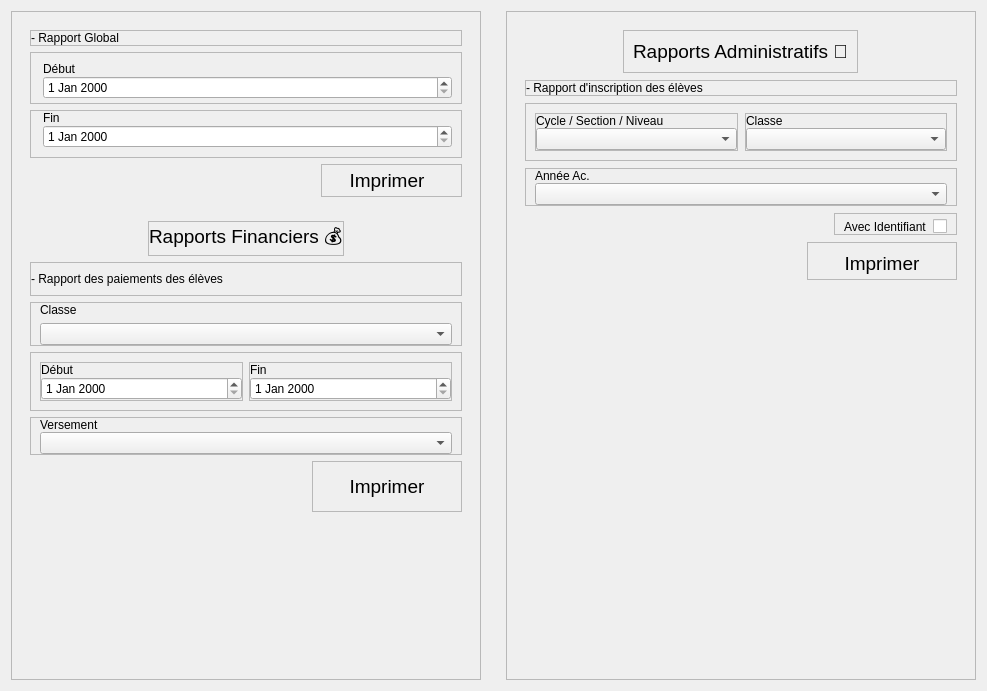
                 <widget class="QWidget" name="scrollAreaWidgetContents_3">
                  <property name="geometry">
                   <rect>
                    <x>0</x>
                    <y>-140</y>
                    <width>987</width>
                    <height>691</height>
                   </rect>
                  </property>
                  <layout class="QHBoxLayout" name="horizontalLayout_51">
                   <property name="spacing">
                    <number>25</number>
                   </property>
                   <item>
                    <widget class="QFrame" name="frame_160">
                     <property name="frameShape">
                      <enum>QFrame::StyledPanel</enum>
                     </property>
                     <property name="frameShadow">
                      <enum>QFrame::Raised</enum>
                     </property>
                     <layout class="QVBoxLayout" name="verticalLayout_158">
                      <item>
                       <widget class="QWidget" name="widget_10" native="true">
                        <layout class="QVBoxLayout" name="verticalLayout_159">
                         <item>
                          <widget class="QFrame" name="frame_162">
                           <property name="frameShape">
                            <enum>QFrame::StyledPanel</enum>
                           </property>
                           <property name="frameShadow">
                            <enum>QFrame::Raised</enum>
                           </property>
                           <layout class="QHBoxLayout" name="horizontalLayout_52">
                            <property name="leftMargin">
                             <number>0</number>
                            </property>
                            <property name="topMargin">
                             <number>0</number>
                            </property>
                            <property name="rightMargin">
                             <number>0</number>
                            </property>
                            <property name="bottomMargin">
                             <number>0</number>
                            </property>
                            <item>
                             <widget class="QLabel" name="label_7">
                              <property name="text">
                               <string>- Rapport Global</string>
                              </property>
                             </widget>
                            </item>
                           </layout>
                          </widget>
                         </item>
                         <item>
                          <widget class="QFrame" name="frame_164">
                           <property name="frameShape">
                            <enum>QFrame::StyledPanel</enum>
                           </property>
                           <property name="frameShadow">
                            <enum>QFrame::Raised</enum>
                           </property>
                           <layout class="QVBoxLayout" name="verticalLayout_161">
                            <property name="spacing">
                             <number>0</number>
                            </property>
                            <property name="leftMargin">
                             <number>12</number>
                            </property>
                            <property name="bottomMargin">
                             <number>4</number>
                            </property>
                            <item>
                             <widget class="QLabel" name="label_11">
                              <property name="text">
                               <string>Début</string>
                              </property>
                             </widget>
                            </item>
                            <item>
                             <widget class="QDateEdit" name="global_date_debut"/>
                            </item>
                           </layout>
                          </widget>
                         </item>
                         <item>
                          <widget class="QFrame" name="frame_163">
                           <property name="frameShape">
                            <enum>QFrame::StyledPanel</enum>
                           </property>
                           <property name="frameShadow">
                            <enum>QFrame::Raised</enum>
                           </property>
                           <layout class="QVBoxLayout" name="verticalLayout_160">
                            <property name="spacing">
                             <number>0</number>
                            </property>
                            <property name="leftMargin">
                             <number>12</number>
                            </property>
                            <property name="topMargin">
                             <number>0</number>
                            </property>
                            <item>
                             <widget class="QLabel" name="label_10">
                              <property name="text">
                               <string>Fin</string>
                              </property>
                             </widget>
                            </item>
                            <item>
                             <widget class="QDateEdit" name="global_date_fin"/>
                            </item>
                           </layout>
                          </widget>
                         </item>
                         <item alignment="Qt::AlignRight|Qt::AlignBottom">
                          <widget class="QFrame" name="frame_165">
                           <property name="frameShape">
                            <enum>QFrame::StyledPanel</enum>
                           </property>
                           <property name="frameShadow">
                            <enum>QFrame::Raised</enum>
                           </property>
                           <layout class="QHBoxLayout" name="horizontalLayout_55">
                            <property name="spacing">
                             <number>0</number>
                            </property>
                            <property name="leftMargin">
                             <number>0</number>
                            </property>
                            <property name="topMargin">
                             <number>0</number>
                            </property>
                            <property name="rightMargin">
                             <number>9</number>
                            </property>
                            <property name="bottomMargin">
                             <number>0</number>
                            </property>
                            <item>
                             <widget class="QPushButton" name="global_rapport_imprimer">
                              <property name="minimumSize">
                               <size>
                                <width>130</width>
                                <height>0</height>
                               </size>
                              </property>
                              <property name="font">
                               <font>
                                <pointsize>14</pointsize>
                               </font>
                              </property>
                              <property name="cursor">
                               <cursorShape>PointingHandCursor</cursorShape>
                              </property>
                              <property name="text">
                               <string>Imprimer</string>
                              </property>
                              <property name="flat">
                               <bool>true</bool>
                              </property>
                             </widget>
                            </item>
                           </layout>
                          </widget>
                         </item>
                        </layout>
                       </widget>
                      </item>
                      <item>
                       <widget class="QWidget" name="widget_11" native="true">
                        <layout class="QVBoxLayout" name="verticalLayout_162">
                         <item alignment="Qt::AlignHCenter">
                          <widget class="QFrame" name="frame_173">
                           <property name="frameShape">
                            <enum>QFrame::StyledPanel</enum>
                           </property>
                           <property name="frameShadow">
                            <enum>QFrame::Raised</enum>
                           </property>
                           <layout class="QVBoxLayout" name="verticalLayout_169">
                            <property name="leftMargin">
                             <number>0</number>
                            </property>
                            <property name="topMargin">
                             <number>0</number>
                            </property>
                            <property name="rightMargin">
                             <number>0</number>
                            </property>
                            <property name="bottomMargin">
                             <number>0</number>
                            </property>
                            <item>
                             <widget class="QLabel" name="label_27">
                              <property name="font">
                               <font>
                                <pointsize>14</pointsize>
                               </font>
                              </property>
                              <property name="text">
                               <string>Rapports Financiers 💰</string>
                              </property>
                             </widget>
                            </item>
                           </layout>
                          </widget>
                         </item>
                         <item>
                          <widget class="QFrame" name="frame_166">
                           <property name="frameShape">
                            <enum>QFrame::StyledPanel</enum>
                           </property>
                           <property name="frameShadow">
                            <enum>QFrame::Raised</enum>
                           </property>
                           <layout class="QVBoxLayout" name="verticalLayout_168">
                            <property name="leftMargin">
                             <number>0</number>
                            </property>
                            <item>
                             <widget class="QLabel" name="label_28">
                              <property name="text">
                               <string>- Rapport des paiements des élèves</string>
                              </property>
                             </widget>
                            </item>
                           </layout>
                          </widget>
                         </item>
                         <item>
                          <widget class="QFrame" name="frame_168">
                           <property name="frameShape">
                            <enum>QFrame::StyledPanel</enum>
                           </property>
                           <property name="frameShadow">
                            <enum>QFrame::Raised</enum>
                           </property>
                           <layout class="QVBoxLayout" name="verticalLayout_167">
                            <property name="topMargin">
                             <number>0</number>
                            </property>
                            <property name="bottomMargin">
                             <number>0</number>
                            </property>
                            <item>
                             <widget class="QLabel" name="label_29">
                              <property name="text">
                               <string>Classe</string>
                              </property>
                             </widget>
                            </item>
                            <item>
                             <widget class="QComboBox" name="combo_financier_classe"/>
                            </item>
                           </layout>
                          </widget>
                         </item>
                         <item>
                          <widget class="QFrame" name="frame_167">
                           <property name="frameShape">
                            <enum>QFrame::StyledPanel</enum>
                           </property>
                           <property name="frameShadow">
                            <enum>QFrame::Raised</enum>
                           </property>
                           <layout class="QHBoxLayout" name="horizontalLayout_53">
                            <item alignment="Qt::AlignTop">
                             <widget class="QFrame" name="frame_171">
                              <property name="frameShape">
                               <enum>QFrame::StyledPanel</enum>
                              </property>
                              <property name="frameShadow">
                               <enum>QFrame::Raised</enum>
                              </property>
                              <layout class="QVBoxLayout" name="verticalLayout_165">
                               <property name="spacing">
                                <number>0</number>
                               </property>
                               <property name="leftMargin">
                                <number>0</number>
                               </property>
                               <property name="topMargin">
                                <number>0</number>
                               </property>
                               <property name="rightMargin">
                                <number>0</number>
                               </property>
                               <property name="bottomMargin">
                                <number>0</number>
                               </property>
                               <item>
                                <widget class="QLabel" name="label_31">
                                 <property name="text">
                                  <string>Début</string>
                                 </property>
                                </widget>
                               </item>
                               <item>
                                <widget class="QDateEdit" name="date_financier_debut"/>
                               </item>
                              </layout>
                             </widget>
                            </item>
                            <item>
                             <widget class="QFrame" name="frame_172">
                              <property name="frameShape">
                               <enum>QFrame::StyledPanel</enum>
                              </property>
                              <property name="frameShadow">
                               <enum>QFrame::Raised</enum>
                              </property>
                              <layout class="QVBoxLayout" name="verticalLayout_166">
                               <property name="spacing">
                                <number>0</number>
                               </property>
                               <property name="leftMargin">
                                <number>0</number>
                               </property>
                               <property name="topMargin">
                                <number>0</number>
                               </property>
                               <property name="rightMargin">
                                <number>0</number>
                               </property>
                               <property name="bottomMargin">
                                <number>0</number>
                               </property>
                               <item>
                                <widget class="QLabel" name="label_30">
                                 <property name="text">
                                  <string>Fin</string>
                                 </property>
                                </widget>
                               </item>
                               <item>
                                <widget class="QDateEdit" name="date_financier_fin"/>
                               </item>
                              </layout>
                             </widget>
                            </item>
                           </layout>
                          </widget>
                         </item>
                         <item>
                          <widget class="QFrame" name="frame_169">
                           <property name="frameShape">
                            <enum>QFrame::StyledPanel</enum>
                           </property>
                           <property name="frameShadow">
                            <enum>QFrame::Raised</enum>
                           </property>
                           <layout class="QVBoxLayout" name="verticalLayout_164">
                            <property name="spacing">
                             <number>0</number>
                            </property>
                            <property name="topMargin">
                             <number>0</number>
                            </property>
                            <property name="bottomMargin">
                             <number>0</number>
                            </property>
                            <item>
                             <widget class="QLabel" name="label_32">
                              <property name="text">
                               <string>Versement</string>
                              </property>
                             </widget>
                            </item>
                            <item>
                             <widget class="QComboBox" name="combo_financier_versement"/>
                            </item>
                           </layout>
                          </widget>
                         </item>
                         <item alignment="Qt::AlignRight">
                          <widget class="QFrame" name="frame_170">
                           <property name="font">
                            <font>
                             <pointsize>13</pointsize>
                            </font>
                           </property>
                           <property name="frameShape">
                            <enum>QFrame::StyledPanel</enum>
                           </property>
                           <property name="frameShadow">
                            <enum>QFrame::Raised</enum>
                           </property>
                           <layout class="QVBoxLayout" name="verticalLayout_163">
                            <item>
                             <widget class="QPushButton" name="financier_imprimer">
                              <property name="minimumSize">
                               <size>
                                <width>130</width>
                                <height>0</height>
                               </size>
                              </property>
                              <property name="font">
                               <font>
                                <pointsize>14</pointsize>
                               </font>
                              </property>
                              <property name="cursor">
                               <cursorShape>PointingHandCursor</cursorShape>
                              </property>
                              <property name="text">
                               <string>Imprimer</string>
                              </property>
                              <property name="flat">
                               <bool>true</bool>
                              </property>
                             </widget>
                            </item>
                           </layout>
                          </widget>
                         </item>
                        </layout>
                       </widget>
                      </item>
                      <item>
                       <widget class="QWidget" name="widget_12" native="true"/>
                      </item>
                     </layout>
                    </widget>
                   </item>
                   <item>
                    <widget class="QFrame" name="frame_161">
                     <property name="frameShape">
                      <enum>QFrame::StyledPanel</enum>
                     </property>
                     <property name="frameShadow">
                      <enum>QFrame::Raised</enum>
                     </property>
                     <layout class="QVBoxLayout" name="verticalLayout_170">
                      <item>
                       <widget class="QWidget" name="widget_13" native="true">
                        <layout class="QVBoxLayout" name="verticalLayout_171">
                         <property name="spacing">
                          <number>7</number>
                         </property>
                         <item alignment="Qt::AlignHCenter">
                          <widget class="QFrame" name="frame_174">
                           <property name="frameShape">
                            <enum>QFrame::StyledPanel</enum>
                           </property>
                           <property name="frameShadow">
                            <enum>QFrame::Raised</enum>
                           </property>
                           <layout class="QVBoxLayout" name="verticalLayout_178">
                            <item>
                             <widget class="QLabel" name="label_33">
                              <property name="font">
                               <font>
                                <pointsize>14</pointsize>
                               </font>
                              </property>
                              <property name="text">
                               <string>Rapports Administratifs 📂</string>
                              </property>
                             </widget>
                            </item>
                           </layout>
                          </widget>
                         </item>
                         <item>
                          <widget class="QFrame" name="frame_176">
                           <property name="frameShape">
                            <enum>QFrame::StyledPanel</enum>
                           </property>
                           <property name="frameShadow">
                            <enum>QFrame::Raised</enum>
                           </property>
                           <layout class="QVBoxLayout" name="verticalLayout_175">
                            <property name="leftMargin">
                             <number>0</number>
                            </property>
                            <property name="topMargin">
                             <number>0</number>
                            </property>
                            <property name="bottomMargin">
                             <number>0</number>
                            </property>
                            <item>
                             <widget class="QLabel" name="label_34">
                              <property name="text">
                               <string>- Rapport d'inscription des élèves</string>
                              </property>
                             </widget>
                            </item>
                           </layout>
                          </widget>
                         </item>
                         <item>
                          <widget class="QFrame" name="frame_175">
                           <property name="frameShape">
                            <enum>QFrame::StyledPanel</enum>
                           </property>
                           <property name="frameShadow">
                            <enum>QFrame::Raised</enum>
                           </property>
                           <layout class="QHBoxLayout" name="horizontalLayout_54">
                            <property name="spacing">
                             <number>7</number>
                            </property>
                            <item>
                             <widget class="QFrame" name="frame_180">
                              <property name="frameShape">
                               <enum>QFrame::StyledPanel</enum>
                              </property>
                              <property name="frameShadow">
                               <enum>QFrame::Raised</enum>
                              </property>
                              <layout class="QVBoxLayout" name="verticalLayout_177">
                               <property name="spacing">
                                <number>0</number>
                               </property>
                               <property name="leftMargin">
                                <number>0</number>
                               </property>
                               <property name="topMargin">
                                <number>0</number>
                               </property>
                               <property name="rightMargin">
                                <number>0</number>
                               </property>
                               <property name="bottomMargin">
                                <number>0</number>
                               </property>
                               <item>
                                <widget class="QLabel" name="label_35">
                                 <property name="text">
                                  <string>Cycle / Section / Niveau</string>
                                 </property>
                                </widget>
                               </item>
                               <item>
                                <widget class="QComboBox" name="combo_administratif_niveau"/>
                               </item>
                              </layout>
                             </widget>
                            </item>
                            <item>
                             <widget class="QFrame" name="frame_181">
                              <property name="frameShape">
                               <enum>QFrame::StyledPanel</enum>
                              </property>
                              <property name="frameShadow">
                               <enum>QFrame::Raised</enum>
                              </property>
                              <layout class="QVBoxLayout" name="verticalLayout_176">
                               <property name="spacing">
                                <number>0</number>
                               </property>
                               <property name="leftMargin">
                                <number>0</number>
                               </property>
                               <property name="topMargin">
                                <number>0</number>
                               </property>
                               <property name="rightMargin">
                                <number>0</number>
                               </property>
                               <property name="bottomMargin">
                                <number>0</number>
                               </property>
                               <item>
                                <widget class="QLabel" name="label_36">
                                 <property name="text">
                                  <string>Classe</string>
                                 </property>
                                </widget>
                               </item>
                               <item>
                                <widget class="QComboBox" name="combo_administratif_classe"/>
                               </item>
                              </layout>
                             </widget>
                            </item>
                           </layout>
                          </widget>
                         </item>
                         <item>
                          <widget class="QFrame" name="frame_177">
                           <property name="frameShape">
                            <enum>QFrame::StyledPanel</enum>
                           </property>
                           <property name="frameShadow">
                            <enum>QFrame::Raised</enum>
                           </property>
                           <layout class="QVBoxLayout" name="verticalLayout_174">
                            <property name="spacing">
                             <number>0</number>
                            </property>
                            <property name="topMargin">
                             <number>0</number>
                            </property>
                            <property name="bottomMargin">
                             <number>0</number>
                            </property>
                            <item>
                             <widget class="QLabel" name="label_37">
                              <property name="text">
                               <string>Année Ac.</string>
                              </property>
                             </widget>
                            </item>
                            <item>
                             <widget class="QComboBox" name="combo_administratif_annee"/>
                            </item>
                           </layout>
                          </widget>
                         </item>
                         <item alignment="Qt::AlignRight">
                          <widget class="QFrame" name="frame_179">
                           <property name="frameShape">
                            <enum>QFrame::StyledPanel</enum>
                           </property>
                           <property name="frameShadow">
                            <enum>QFrame::Raised</enum>
                           </property>
                           <layout class="QHBoxLayout" name="horizontalLayout_56">
                            <property name="topMargin">
                             <number>5</number>
                            </property>
                            <property name="bottomMargin">
                             <number>0</number>
                            </property>
                            <item>
                             <widget class="QLabel" name="label_38">
                              <property name="text">
                               <string>Avec Identifiant</string>
                              </property>
                             </widget>
                            </item>
                            <item>
                             <widget class="QCheckBox" name="administrafif_identifiant">
                              <property name="text">
                               <string/>
                              </property>
                             </widget>
                            </item>
                           </layout>
                          </widget>
                         </item>
                         <item alignment="Qt::AlignRight">
                          <widget class="QFrame" name="frame_178">
                           <property name="frameShape">
                            <enum>QFrame::StyledPanel</enum>
                           </property>
                           <property name="frameShadow">
                            <enum>QFrame::Raised</enum>
                           </property>
                           <layout class="QVBoxLayout" name="verticalLayout_172">
                            <property name="topMargin">
                             <number>5</number>
                            </property>
                            <property name="bottomMargin">
                             <number>0</number>
                            </property>
                            <item>
                             <widget class="QPushButton" name="administratif_imprimer">
                              <property name="minimumSize">
                               <size>
                                <width>130</width>
                                <height>0</height>
                               </size>
                              </property>
                              <property name="font">
                               <font>
                                <pointsize>14</pointsize>
                               </font>
                              </property>
                              <property name="cursor">
                               <cursorShape>PointingHandCursor</cursorShape>
                              </property>
                              <property name="text">
                               <string>Imprimer</string>
                              </property>
                              <property name="flat">
                               <bool>true</bool>
                              </property>
                             </widget>
                            </item>
                           </layout>
                          </widget>
                         </item>
                        </layout>
                       </widget>
                      </item>
                      <item>
                       <widget class="QWidget" name="widget_14" native="true"/>
                      </item>
                      <item>
                       <widget class="QWidget" name="widget_15" native="true"/>
                      </item>
                     </layout>
                    </widget>
                   </item>
                  </layout>
                 </widget>
